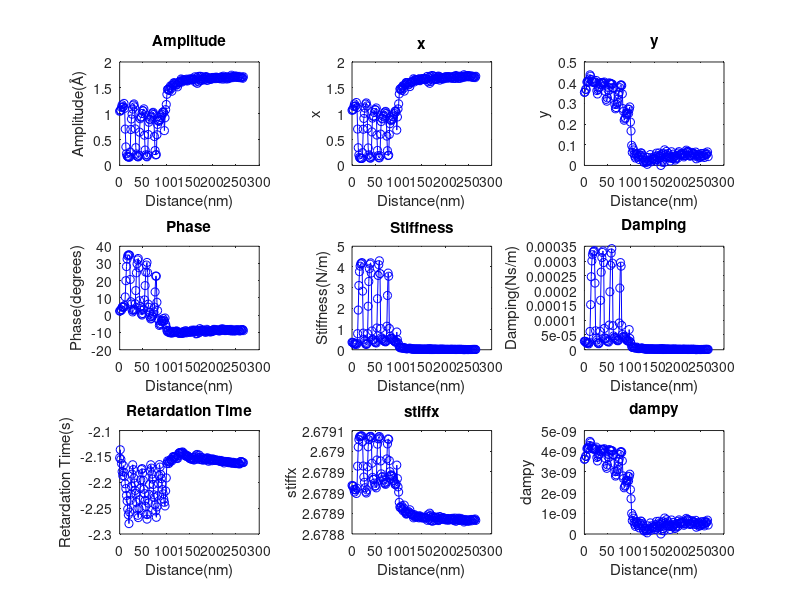

The MATLAB script that drew this image:
% Tiny code for corercting the phase discontinuities in the phase grabbing From the Lockin.
% The discontinuities arrise if the phase of our system exceeds the upper limit of arctan(Y/X) which is 90 degrees.

clear all
%% Experimental constants

Int_sensitivity = 39.73;           	% in mv/A
opamp_gain = 12;
scanner_calib = 22.27;              % nm/V
lockin_sens = 100;                  % in mv

cantilever_stiffness = 0.8486;          % in N/m
free_amplitude = 1.1;                % in Amstrongs
drive_frequency = 2000*2*pi;            % in Hz

npoints = 80;                       % uptil what point do we need to correct the phase data
phasecutoff = -0.139;               % the cutoff point below which the phase would be take to the positive side
datacutoff =115;                    % to trim the redundant part in free amplitude 

density = 2329;                     %density of material of cantilever
area = 8750e-12;                        %surface area of cantilever
cantilever_length = 250e-006;      %length of cantilver SI units


%% Removing the approach values and rescaling the z_voltage values and converting to nanometers

% trimm all the arrays to remove approach z values.

a= importdata('_0x4__data.txt');
b = a.('data');

z = b(:,1);
totlength = length(z);

approach_count = 0;

for i = 1: (totlength-1)
    if (z(i) > z(i+1))
        approach_count = approach_count+1;
    end
end

% count;
% plot(z)

for i=1:approach_count
    b(1,:) = [];
end

% for i = datacutoff:length(b)
%     b(datacutoff,:) = [];
% end

%length(b)

%% data allocation

z_volt = b(:,1);
x = b(:,7)*(lockin_sens/(Int_sensitivity*10));
y = b(:,8)*(lockin_sens/(Int_sensitivity*10));

amplitude = b(:,2)*(lockin_sens/(Int_sensitivity*10));
phase = b(:,3);                        % Third column is the Phase.
DC = b(:,4);

offset_phase = (min(phase));


%n= zeros(length(phase),1);
%for i = 1:length(phase)
%    if phase(i)< 0
%        n(i)=-1;
%    else 
%        n(i)=1;
%    end
%end

% true_x = x;
 true_y = y - min(y);

 true_x = real(x/cos(offset_phase));
 %true_y =real(n.* sqrt((-1*(x.^2)*((tan(offset_phase))^2))+ (y.^2)));

z_dist = (z_volt - min(z_volt) )* (scanner_calib * opamp_gain) ; 


%% Stiffness and Damping calculation   


stiffness = double(cantilever_stiffness* ((free_amplitude./amplitude).*(cos(phase)) -1)); 
stiffness = stiffness - min(stiffness);

damping = double(cantilever_stiffness * (1.0) * ((free_amplitude./(amplitude.*(drive_frequency))) .* (sin((pi/2)-phase)))) ;
damping = damping- min(damping);



stiffx = double((-1)*(((0.666*cantilever_stiffness * cantilever_length).*true_x./free_amplitude)- 0.333*density*10*area*cantilever_length*drive_frequency*drive_frequency));
%stiffx = stiffx - min(stiffx);

lever_damping = 10e-006;
dampy = double(0.666*cantilever_stiffness*cantilever_length.*true_y./(free_amplitude.*drive_frequency));%- (0.333*lever_damping*cantilever_length));
%dampy = dampy- min(dampy);

retardation_time = double(dampy./(stiffx));



%% Plotting

phase = phase .* (180/pi); %converted phase to degrees


% hold on
% yyaxis left
% plot(z_dist,amplitude)
% 
% yyaxis right
% plot(z_dist,phase)
% 
% % plot(z_dist,true_x)
% % plot(z_dist,true_y)
% hold off

subplot(3,3,1)
plot(z_dist,amplitude,'o-b')
title('Amplitude')
xlabel('Distance(nm)')  
ylabel('Amplitude(Å)')


subplot(3,3,2)
plot(z_dist,true_x,'o-b')
title('x')
xlabel('Distance(nm)')
ylabel('x')


subplot(3,3,3)
plot(z_dist,true_y,'o-b')
title('y')
xlabel('Distance(nm)')
ylabel('y')


subplot(3,3,4)
plot(z_dist,phase,'o-b')
title('Phase')
xlabel('Distance(nm)')
ylabel('Phase(degrees)')


subplot(3,3,5)
plot(z_dist,stiffness,'o-b')
title('Stiffness')
xlabel('Distance(nm)') 
ylabel('Stiffness(N/m)')


subplot(3,3,6)
plot(z_dist,damping,'o-b')
title('Damping')
xlabel('Distance(nm)')
ylabel('Damping(Ns/m)')


subplot(3,3,7)
plot(z_dist,DC,'o-b')
title('Retardation Time')
xlabel('Distance(nm)')
ylabel('Retardation Time(s)')


subplot(3,3,8)
plot(z_dist,stiffx,'o-b')
title('stiffx')
xlabel('Distance(nm)')
ylabel('stiffx')


subplot(3,3,9)
plot(z_dist,dampy,'o-b')
title('dampy')
xlabel('Distance(nm)')
ylabel('dampy')
